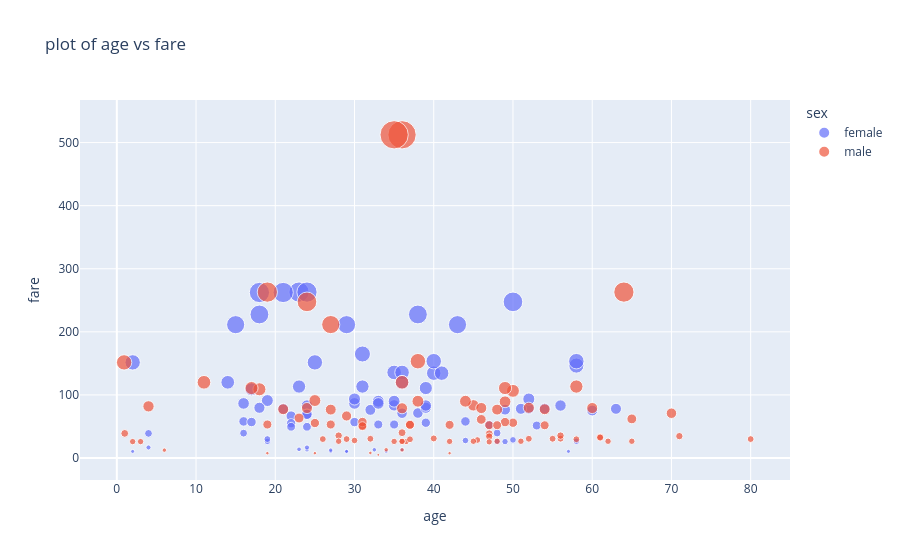

The code cell stored with this chart in its notebook:
### Code cell
# scatter plot 
df.dropna(inplace=True)
fig = px.scatter(df, x='age', y='fare', color='sex', size='fare',title='plot of age vs fare')
fig.show()
fig.write_image("plot_2.png", scale=3) # how to save in 300dpi
